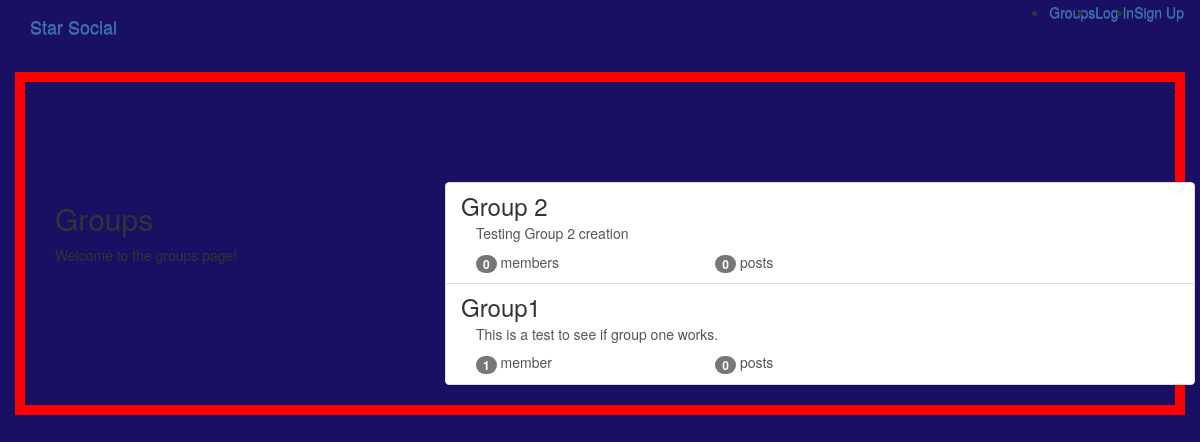
The page /groups/ on the database as committed earlier.
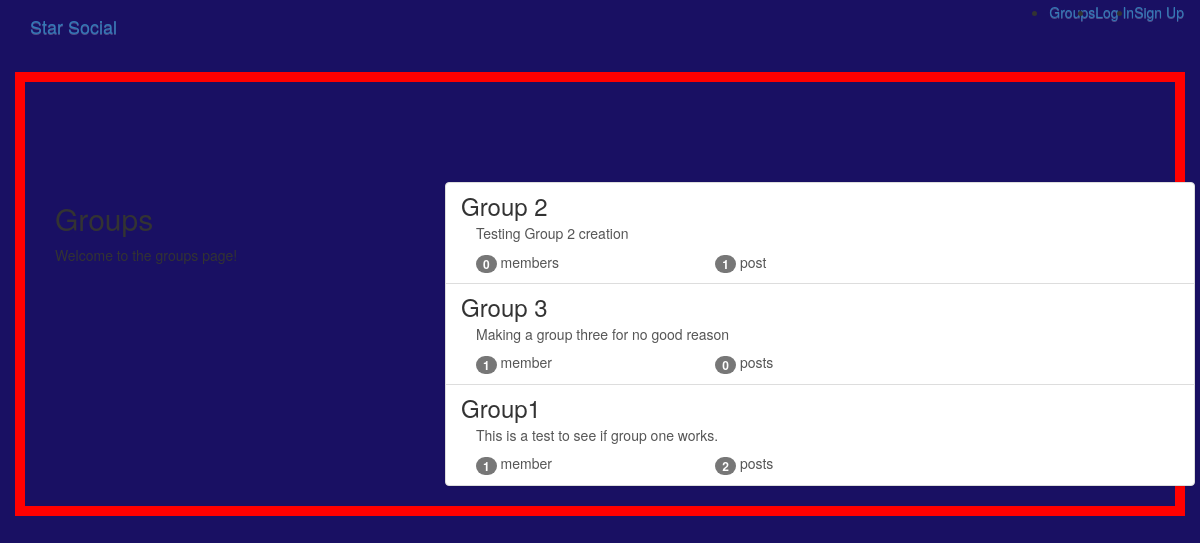
The same page on the database as committed later.
### groups/models.py (models this page shows, shortened)
class Group(models.Model):
    name = models.CharField(max_length=255,unique=True)
    slug = models.SlugField(allow_unicode=True,unique=True)
    description = models.TextField(blank=True,default='')
    description_html = models.TextField(editable=False,default='',blank=True)
    members = models.ManyToManyField(User,through='GroupMember')
    class Meta:
        ordering = ['name']

### groups/views.py (the view)
# urls.py: path('',views.ListGroup.as_view(),name='all'),
class ListGroup(generic.ListView):
    model = Group

### groups/templates/groups/group_list.html (shortened to what this page needs)
{% extends 'groups/group_base.html' %}
{% block pregroup %}
<div class="col-md-4">
    <div class="content">
        <h2>Groups</h2>
        <p>Welcome to the groups page!</p>
    </div>
</div>
{% endblock %}
{% block group_content %}
<div class="col-md-8">
    <div class="list-group">
        {% for group in object_list %}
        <a class="list-group-item" href="{% url 'groups:single' slug=group.slug %}">
            <h3 class="title list-group-item-heading">{{group.name}}</h3>
            <div class="list-group-item-text container-fluid">
                {{group.description_html|safe}}
                <div class="row">
                    <div class="col-md-4">
                        <span class="badge">{{group.members.count}}</span>
                        member{{group.members.count|pluralize}}
                    </div>
                    <div class="col-md-4">
                        <span class="badge">{{group.posts.count}}</span>
                        post{{group.posts.count|pluralize}}
                    </div>
                </div>
            </div>
        </a>
        {% endfor %}
    </div>
</div>
{% endblock %}

Rows that differ between the two databases and show on the page:
computed for Group "Group 2": posts.count "0" → "1"
added Group: name "Group 3", description_html "Making a group three for no good reason", members.count "1", posts.count "0"
computed for Group "Group1": posts.count "0" → "2"
